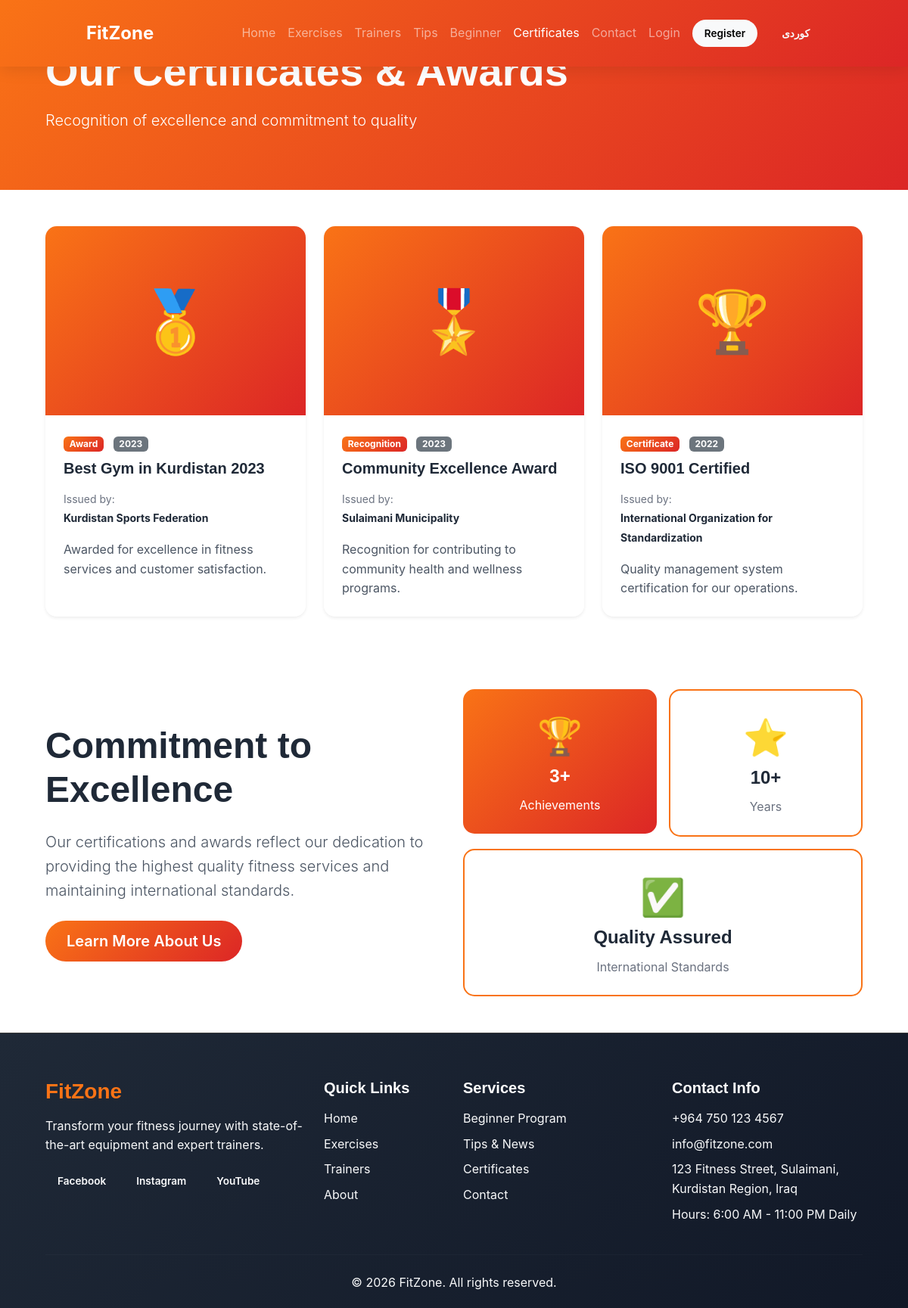
Page /certificates.php on the committed database.
### tables this page shows
CREATE TABLE `settings` (
    `id` INT PRIMARY KEY AUTO_INCREMENT,
    `setting_key` VARCHAR(100) NOT NULL UNIQUE,
    `setting_value` TEXT,
    `setting_value_ku` TEXT,
    `setting_type` ENUM('text', 'textarea', 'number', 'boolean', 'json', 'image', 'color') DEFAULT 'text',
    `category` VARCHAR(50) DEFAULT 'general',
    `label` VARCHAR(100),
    `label_ku` VARCHAR(100),
    `description` VARCHAR(255),
    `sort_order` INT DEFAULT 0,
    `updated_at` TIMESTAMP DEFAULT CURRENT_TIMESTAMP ON UPDATE CURRENT_TIMESTAMP
);

CREATE TABLE `certificates` (
    `id` INT PRIMARY KEY AUTO_INCREMENT,
    `title` VARCHAR(200) NOT NULL,
    `title_ku` VARCHAR(200),
    `description` TEXT,
    `description_ku` TEXT,
    `image` VARCHAR(255),
    `year_received` INT,
    `issuing_organization` VARCHAR(200),
    `issuing_organization_ku` VARCHAR(200),
    `certificate_type` ENUM('certificate', 'award', 'achievement', 'recognition') DEFAULT 'certificate',
    `sort_order` INT DEFAULT 0,
    `is_active` TINYINT(1) DEFAULT 1,
    `created_at` TIMESTAMP DEFAULT CURRENT_TIMESTAMP,
    `updated_at` TIMESTAMP DEFAULT CURRENT_TIMESTAMP ON UPDATE CURRENT_TIMESTAMP
);

### certificates.php (the view, shortened to what the rows shown need)
<?php
require_once 'includes/config.php';
require_once 'includes/functions.php';
$certificates = fetchAll("SELECT * FROM certificates WHERE is_active = 1 ORDER BY year_received DESC, sort_order");
include 'includes/header.php';
?>
<div class="page-header" style="background: linear-gradient(135deg, #f97316 0%, #dc2626 100%); padding: 60px 0; color: white;">
    <div class="container">
        <h1 class="display-4 fw-bold mb-3"><?= __('Our Certificates & Awards', 'بڕوانامە و خەڵاتەکانمان') ?></h1>
    </div>
</div>
<div style="background: white; min-height: 100vh;">
<div class="container py-5">
    <?php if (empty($certificates)): ?>
        <div class="alert alert-info text-center">
            <h5><?= __('No certificates found', 'هیچ بڕوانامەیەک نەدۆزرایەوە') ?></h5>
        </div>
    <?php else: ?>
        <div class="row g-4">
            <?php foreach ($certificates as $cert): ?>
                <div class="col-lg-4 col-md-6">
                    <div class="card h-100 shadow-sm certificate-card" style="border: none; border-radius: 15px; overflow: hidden; transition: transform 0.3s; background: white;">
                        <div style="height: 250px; background: linear-gradient(135deg, #f97316, #dc2626); display: flex; align-items: center; justify-content: center; font-size: 80px; color: white;">
                            <?php
                            $typeIcons = [
                                'certificate' => '🏆',
                                'award' => '🥇',
                                'achievement' => '⭐',
                                'recognition' => '🎖️'
                            ];
                            echo $typeIcons[$cert['certificate_type']] ?? '🏆';
                            ?>
                        </div>
                        <div class="card-body p-4" style="background: white;">
                            <div class="mb-2">
                                <span class="badge" style="background: linear-gradient(135deg, #f97316, #dc2626);">
                                    <?= ucfirst($cert['certificate_type']) ?>
                                </span>
                                <?php if ($cert['year_received']): ?>
                                    <span class="badge bg-secondary ms-2"><?= $cert['year_received'] ?></span>
                                <?php endif; ?>
                            </div>
                            <h5 class="fw-bold mb-3" style="color: #1f2937;"><?= e(getLocalized($cert, 'title')) ?></h5>
                            <?php if ($cert['issuing_organization']): ?>
                                <p class="mb-3" style="color: #6b7280;">
                                    <small>
                                        <?= __('Issued by:', 'لەلایەن:') ?><br>
                                        <strong style="color: #1f2937;"><?= e(getLocalized($cert, 'issuing_organization')) ?></strong>
                                    </small>
                                </p>
                            <?php endif; ?>
                            <?php if ($cert['description']): ?>
                                <p class="card-text" style="color: #4b5563;"><?= e(getLocalized($cert, 'description')) ?></p>
                            <?php endif; ?>
                        </div>
                    </div>
                </div>
            <?php endforeach; ?>
        </div>
    <?php endif; ?>
    <div class="mt-5 pt-5">
        <div class="row align-items-center">
            <div class="col-lg-6 mb-4 mb-lg-0">
                <h2 class="display-5 fw-bold mb-4" style="color: #1f2937;"><?= __('Commitment to Excellence', 'پابەندبوون بە نایابی') ?></h2>
            </div>
            <div class="col-lg-6">
                <div class="row g-3">
                    <div class="col-6">
                        <div class="text-center p-4" style="background: white; border: 2px solid #f97316; border-radius: 15px;">
                            <div style="font-size: 3rem; color: #f97316;">⭐</div>
                            <h4 class="fw-bold" style="color: #1f2937;"><?= e(getSetting('stat_experience')) ?>+</h4>
                            <p class="mb-0" style="color: #6b7280;"><?= __('Years', 'ساڵ') ?></p>
                        </div>
                    </div>
                </div>
            </div>
        </div>
    </div>
</div>
</div>
<?php include 'includes/footer.php'; ?>

### includes/navbar.php (shortened to what the rows shown need)
<?php
$lang = getCurrentLang();
?>
<nav class="navbar navbar-expand-lg navbar-dark sticky-top" style="background: linear-gradient(135deg, #f97316 0%, #dc2626 100%); box-shadow: 0 4px 20px rgba(0,0,0,0.1);">
    <div class="container">
        <a class="navbar-brand fw-bold" href="<?= SITE_URL ?>/index.php" style="font-size: 1.5rem;">
            <?= e(getSetting('site_name', $lang)) ?>
        </a>
        <div class="collapse navbar-collapse" id="navbarNav">
            <ul class="navbar-nav ms-auto align-items-center">
            </ul>
        </div>
    </div>
</nav>

### includes/footer.php (shortened to what the rows shown need)
    <footer class="footer" style="background: linear-gradient(135deg, #1f2937 0%, #111827 100%); color: white; padding: 60px 0 20px;">
        <div class="container">
            <div class="row g-4">
                <div class="col-lg-4 col-md-6">
                    <h3 class="fw-bold mb-3" style="color: #f97316;"><?= e(getSetting('site_name', $lang)) ?></h3>
                    <p class="text-light"><?= e(getSetting('site_description', $lang)) ?></p>
                    <div class="d-flex gap-2 mt-3">
                        <?php if ($fb = getSetting('social_facebook')): ?>
                            <a href="<?= e($fb) ?>" target="_blank" class="btn btn-sm btn-outline-light">Facebook</a>
                        <?php endif; ?>
                        <?php if ($ig = getSetting('social_instagram')): ?>
                            <a href="<?= e($ig) ?>" target="_blank" class="btn btn-sm btn-outline-light">Instagram</a>
                        <?php endif; ?>
                        <?php if ($yt = getSetting('social_youtube')): ?>
                            <a href="<?= e($yt) ?>" target="_blank" class="btn btn-sm btn-outline-light">YouTube</a>
                        <?php endif; ?>
                    </div>
                </div>
                <div class="col-lg-3 col-md-6">
                    <ul class="list-unstyled">
                        <li class="mb-2 text-light"><?= e(getSetting('site_phone')) ?></li>
                        <li class="mb-2 text-light"><?= e(getSetting('site_email')) ?></li>
                        <li class="mb-2 text-light"><?= e(getSetting('site_address', $lang)) ?></li>
                        <li class="mb-2 text-light"><?= __('Hours:', 'کاتژمێر:') ?> <?= e(getSetting('working_hours', $lang)) ?></li>
                    </ul>
                </div>
            </div>
            <div class="text-center text-light">
                <p class="mb-0">&copy; <?= date('Y') ?> <?= e(getSetting('site_name', $lang)) ?>. <?= __('All rights reserved.', 'هەموو مافەکان پارێزراون.') ?></p>
            </div>
        </div>
    </footer>
</body>
</html>

### rows in the picture
settings: setting_value "FitZone"
certificates: certificate_type "🥇", certificate_type "Award", year_received "2023", title "Best Gym in Kurdistan 2023", issuing_organization "Kurdistan Sports Federation", description "Awarded for excellence in fitness services and customer satisfaction."
certificates: certificate_type "🎖️", certificate_type "Recognition", year_received "2023", title "Community Excellence Award", issuing_organization "Sulaimani Municipality", description "Recognition for contributing to community health and wellness programs."
certificates: certificate_type "🏆", certificate_type "Certificate", year_received "2022", title "ISO 9001 Certified", issuing_organization "International Organization for Standardization", description "Quality management system certification for our operations."
settings: setting_value "10"
settings: setting_value "Transform your fitness journey with state-of-the-art equipment and expert trainers."
settings: setting_value "+964 750 123 4567"
settings: setting_value "info@fitzone.com"
settings: setting_value "123 Fitness Street, Sulaimani, Kurdistan Region, Iraq"
settings: setting_value "6:00 AM - 11:00 PM Daily"

### other values in the picture
__('Home', 'سەرەتا') "Home"
__('Exercises', 'ڕاهێنانەکان') "Exercises"
__('Trainers', 'ڕاهێنەرەکان') "Trainers"
__('Tips', 'ئامۆژگاری') "Tips"
__('Beginner', 'سەرەتایی') "Beginner"
__('Certificates', 'بڕوانامە') "Certificates"
__('Contact', 'پەیوەندی') "Contact"
__('Login', 'چوونەژوورەوە') "Login"
__('Register', 'تۆمارکردن') "Register"
__('Our Certificates & Awards', 'بڕوانامە و خەڵاتەکانمان') "Our Certificates & Awards"
__('Commitment to Excellence', 'پابەندبوون بە نایابی') "Commitment to Excellence"
__('Learn More About Us', 'زیاتر بزانە دەربارەمان') "Learn More About Us"
count($certificates) "3"
__('Achievements', 'دەستکەوتەکان') "Achievements"
__('Years', 'ساڵ') "Years"
